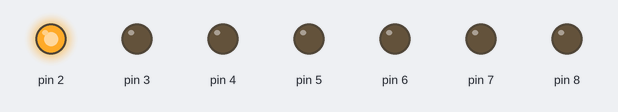
Recording of a sketch running on a simulated Arduino Uno, built with avr-gcc and run on an emulated ATmega328P. Shown: output pins drawn as LEDs (lit = HIGH).

Above: at 0.05 s.
At 0.25 s:
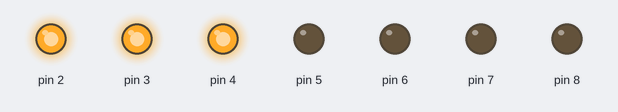
At 0.75 s:
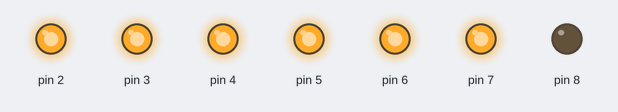
At 1.55 s:
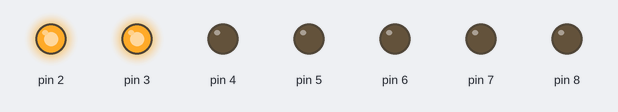
At 2.25 s:
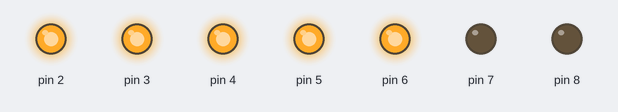
At 3.15 s:
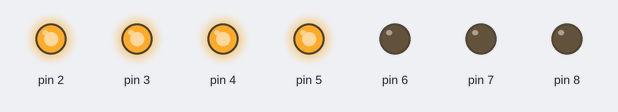
Timing chart, 0 to 3.5 s (numbered marks = the images above):
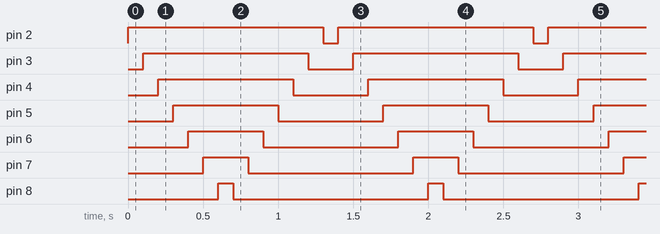

Measured:
- by itself, pin 2: alternates HIGH for 1.3 s and LOW for 0.10 s
- by itself, pin 3: alternates HIGH for 1.1 s and LOW for 0.30 s
- by itself, pin 4: alternates HIGH for 0.90 s and LOW for 0.50 s
- by itself, pin 5: alternates HIGH for 0.70 s and LOW for 0.70 s
- by itself, pin 6: alternates HIGH for 0.50 s and LOW for 0.90 s
- by itself, pin 7: alternates HIGH for 0.30 s and LOW for 1.1 s
- by itself, pin 8: alternates HIGH for 0.10 s and LOW for 1.3 s

The sketch:

Deneme2e.ino
```cpp
void setup() {
  // put your setup code here, to run once:
  for (int i=2;i<=8;i++){
      pinMode(i,OUTPUT);
  }
}

void loop() {

  // put your main code here, to run repeatedly:
  for (int i=2;i<=8;i++){
      digitalWrite(i,HIGH);
      delay(100);

  }
  for(int j=8;j>=2;j--){
      digitalWrite(j,LOW);
      delay(100);
  }
}
```
